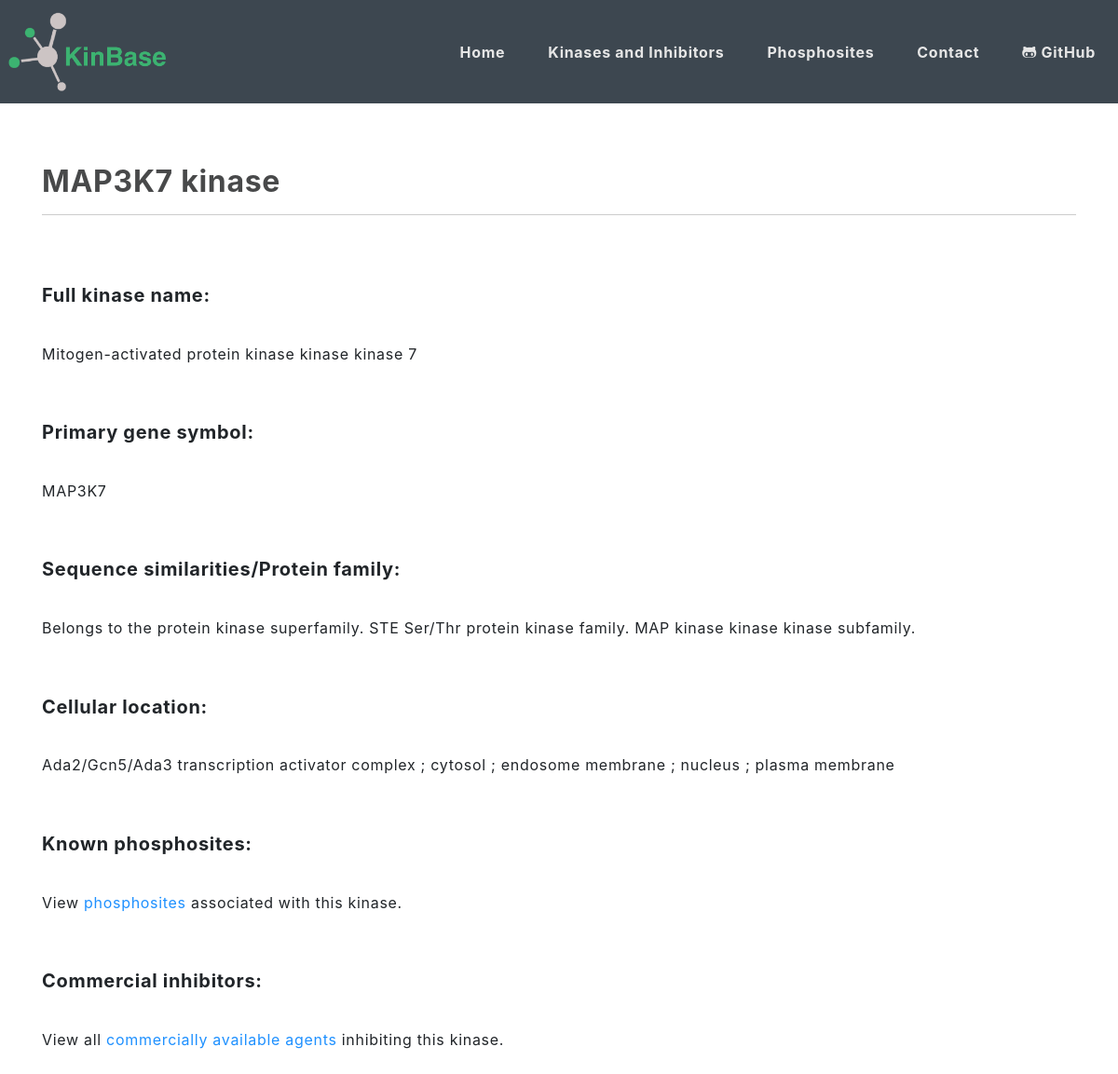
Screenshot of /search/kinases/MAP3K7 with the database file from the repository.
### run.py (models this page shows, shortened)
class Kinases(Base):
    __tablename__ = 'Kinase'
    Kinase_full_name = Column(String)
    Kinase_uniprot_code = Column(String)
    Gene_symbol = Column(String, primary_key=True)
    Kinase_family = Column(String)
    Cell_location = Column(String)
    inhibitors = relationship("Inhibitors", secondary="kin_inhi_relat", backref="Kinase")

### run.py (the view)
@app.route("/search/kinases/<query>")
def kinase_results(query):
    kinase = global_session.query(Kinases).get(query)
    if kinase is None:
         return redirect(url_for('user_message', query=query))
    name = kinase.Kinase_full_name
    pr_gene = kinase.Gene_symbol
    families = kinase.Kinase_family
    families = families.rstrip(".")
    loc = kinase.Cell_location
    return render_template("kinase_results.html", title='Search Kinases: ' + query, query=query, name=name, gene=pr_gene, family=families, location=loc)

### run.py (called while the page is built)
@app.teardown_appcontext
def shutdown_session(exception=None):
    db_session.remove()

### templates/kinase_results.html (shortened to what this page needs)
{% extends "layout.html" %}
{% block content %}
<div class="kinase-info">
  <h2>{{query}} kinase</h2>
  <hr class="default">
  <br><br>
  <h5>Full kinase name:</h5>
  <br>{{ name }}
  <br><br><br>
  <h5>Primary gene symbol:</h5>
  <br>{{ gene }}
  <br><br><br>
  <h5>Sequence similarities/Protein family:</h5>
  <br>{{ family }}
  <br><br><br>
  <h5>Cellular location:</h5>
  <br>{{ location }}
  <br><br><br>
  <h5>Known phosphosites:</h5>
  <br>
  View <a href="{{ url_for('browse', selection='Kinase', query=query)}}">phosphosites</a> associated with this kinase.
  <br><br><br>
  <h5>Commercial inhibitors:</h5>
  <br>
  View all <a href="{{ url_for('inhibitor_list', query=query)}}">commercially available agents</a> inhibiting this kinase.
</div>
{% endblock %}

### templates/layout.html (shortened to what this page needs)
<!doctype html>
<html lang="en">
  <head>
    <link rel="stylesheet" href="https://stackpath.bootstrapcdn.com/bootstrap/4.2.1/css/bootstrap.min.css">
    <link rel="stylesheet" href="https://use.fontawesome.com/releases/v5.8.0/css/all.css">
    <link rel="stylesheet" type="text/css" href="https://cdn.datatables.net/1.10.19/css/jquery.dataTables.css">
    <link rel="stylesheet" href="{{ url_for('static', filename='css/main.css') }}">
    <link rel="stylesheet" href="{{ url_for('static', filename='css/table.css') }}">
  </head>
<body>
    <nav class="navbar navbar-expand-lg navbar-light sticky-top">
      <a class="navbar-brand" href=" {{ url_for('index') }}">
        <img src="/static/images/logo.png" alt="">
      </a>
      <div class="collapse navbar-collapse" id="navbarNav">
        <ul class="nav navbar-nav ml-auto">
          <li class="nav-item custom-item">
            <a class="nav-link" href="{{ url_for('index') }}">Home</a>
          </li>
          <li class="nav-item custom-item">
            <a class="nav-link" href="{{ url_for('search') }}">Kinases and Inhibitors</a>
          </li>
          <li class="nav-item custom-item">
            <a class="nav-link" href="{{ url_for('prebrowse') }}">Phosphosites</a>
          </li>
          <li class="nav-item custom-item">
            <a class="nav-link" href="{{ url_for('contact') }}">Contact</a>
          </li>
          <li class="nav-item">
            <a class="nav-link" href="#"><i class="fab fa-github-alt"></i> GitHub</a>
          </li>
        </ul>
     </div>
    </nav>
    <div class="container">
      {% block content %}{% endblock %}
    </div>
</body>
</html>

### static/css/main.css (style rules this page uses)
body { background: "#ffffff"; font-family: font-family: Helvetica, Arial, sans-serif; font-size: 16px; line-height: 1.8; letter-spacing: 0.7px; }
.container { margin: auto; padding-top: 65px; padding-bottom: 50px; }
.navbar { top: 0; background-color: #3D4750; height: auto; padding-left: 8px; }
.navbar-brand img { width: 187px; height: 85px; }
.nav-item a { color: #e6e6e6 !important; font-size: 16px; font-weight: bold; padding-top: 10px; }
nav li { display: inline; }
.custom-item { padding-right: 30px; }
h2 { font-weight: bold; }
hr.default { border-top: 1px solid #cccccc; }
a { text-decoration: none !important; color: dodgerblue; }
::placeholder { color: darkgrey !important; }
.kinase-info h2 { color: #48494a; }
.kinase-info h5 { font-weight: bold; }

### rows the page displays
Kinases: Gene_symbol "MAP3K7", Kinase_full_name "Mitogen-activated protein kinase kinase kinase 7", Cell_location "Ada2/Gcn5/Ada3 transcription activator complex ; cytosol ; endosome membrane ; nucleus ; plasma membrane"

### other values shown
{{ family }} "Belongs to the protein kinase superfamily. STE Ser/Thr protein kinase family. MAP kinase kinase kinase subfamily."
